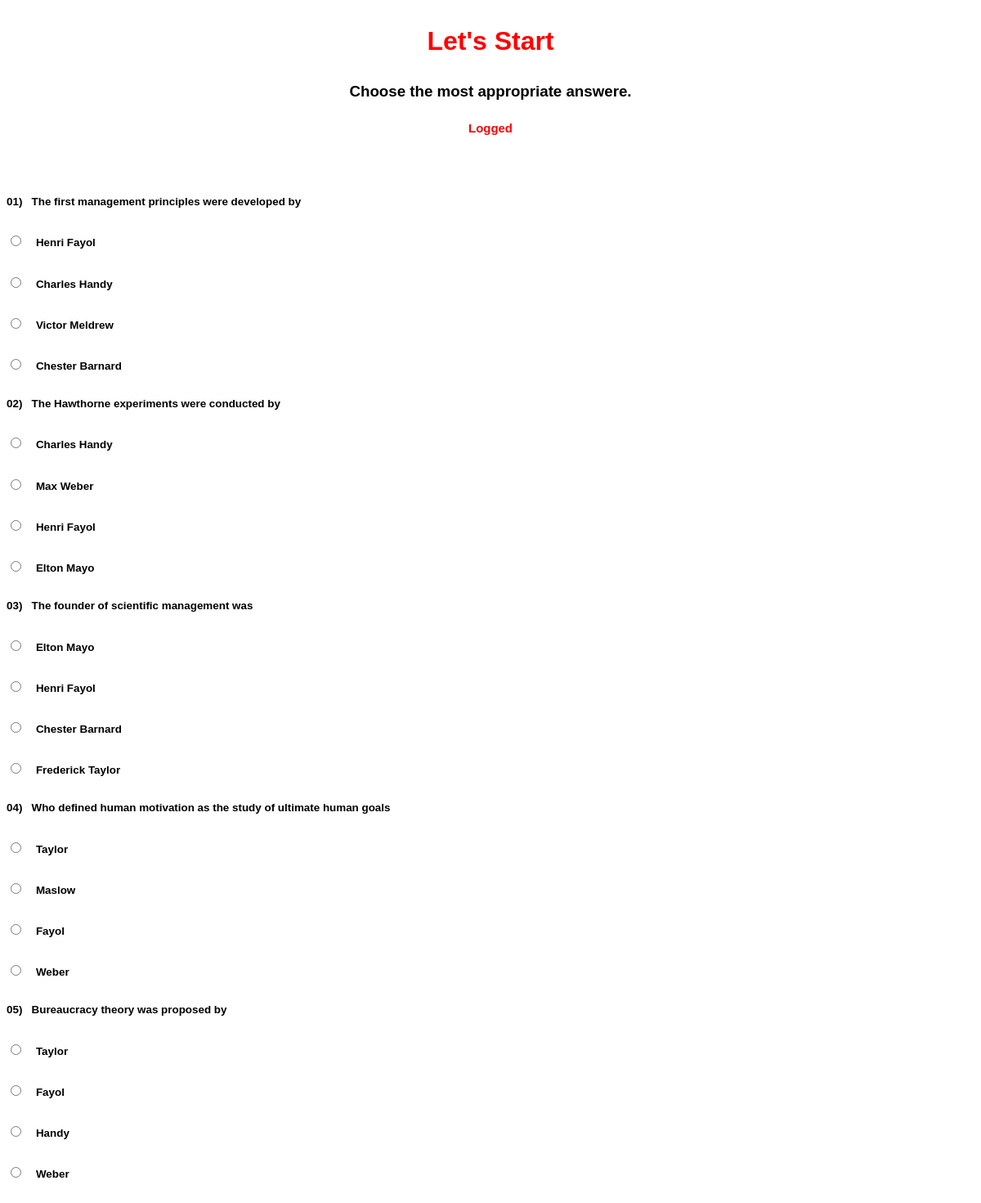
The page /src/questions.php on the database its author committed.
### tables this page shows
CREATE TABLE IF NOT EXISTS `q_and_a` (
`question_id` int(3) NOT NULL,
  `question` varchar(400) NOT NULL,
  `answer` varchar(200) NOT NULL
);

CREATE TABLE IF NOT EXISTS `answer` (
  `q_id` int(3) NOT NULL,
  `answers` varchar(200) NOT NULL
);

### src/questions.php (the view, shortened to what this page needs)
<?php require_once('../inc/connection.php'); ?>
<!doctype html>
<html lang="en">
  <head>
    <link rel="stylesheet" href="../asserts/css/ans.css">
  </head>
  <body>
  	<div>
  		<div>
    		<div >
      				<h1 align="center"> <p > Let's Start </p> </h1>
              <h3 align="center"> <p > Choose the most appropriate answere. </p> </h3>
  			</div>
  		</div>
      <div class="card" align="center">
          <h5 ><?php echo $_SESSION['user_id']; ?>  Logged</h5>
      </div><br>
      <div class="mid" align="center">
        <form >
          <?php
            $query = "SELECT * FROM q_and_a ORDER BY RAND() LIMIT 5";
            $result_set = mysqli_query($connection,$query);
            $questions_num = 1;
            while ($came_questions = mysqli_fetch_assoc($result_set)) {
              echo "<div class=\"que\" align = \"left\">
                    <h6 >"."0". $questions_num. ")&nbsp;&nbsp;&nbsp;" . $came_questions['question'] . "</h6>";
              $came_id = $came_questions['question_id'];
              $queries = "SELECT * FROM answer WHERE q_id = '$came_id' ORDER BY RAND() LIMIT 4";
              $result = mysqli_query($connection,$queries);
              while ($answer = mysqli_fetch_assoc($result)) {
                 echo " <h6 > <input type=\"radio\" value=\"" . $answer['answers'] . "\" name = \"" .$came_questions['question'] . "\"> &nbsp;&nbsp;&nbsp;". $answer['answers'] . "</h6>";
              }
                echo "</div>";
            $questions_num +=1;
            }
          ?>
        </form>
      </div>
  </body>
</html>

### asserts/css/ans.css (style rules this page uses)
body { background:url("../img/f.jpg"); background-size:cover; font-family:Arial; }
h1,h5 { color:red; }
.card { font-size: 18px; }
.que { font-size: 20px; font-weight: bolder; }

### rows shown on the page
q_and_a: question "The first management principles were developed by"
answer: answers "Henri Fayol"
answer: answers "Charles Handy"
answer: answers "Victor Meldrew"
answer: answers "Chester Barnard"
q_and_a: question "The Hawthorne experiments were conducted by"
answer: answers "Charles Handy"
answer: answers "Max Weber"
answer: answers "Henri Fayol"
answer: answers "Elton Mayo"
q_and_a: question "The founder of scientific management was"
answer: answers "Elton Mayo"
answer: answers "Henri Fayol"
answer: answers "Chester Barnard"
answer: answers "Frederick Taylor"
q_and_a: question "Who defined human motivation as the study of ultimate human goals"
answer: answers "Taylor"
answer: answers "Maslow"
answer: answers "Fayol"
answer: answers "Weber"
q_and_a: question "Bureaucracy theory was proposed by"
answer: answers "Taylor"
answer: answers "Fayol"
answer: answers "Handy"
answer: answers "Weber"
